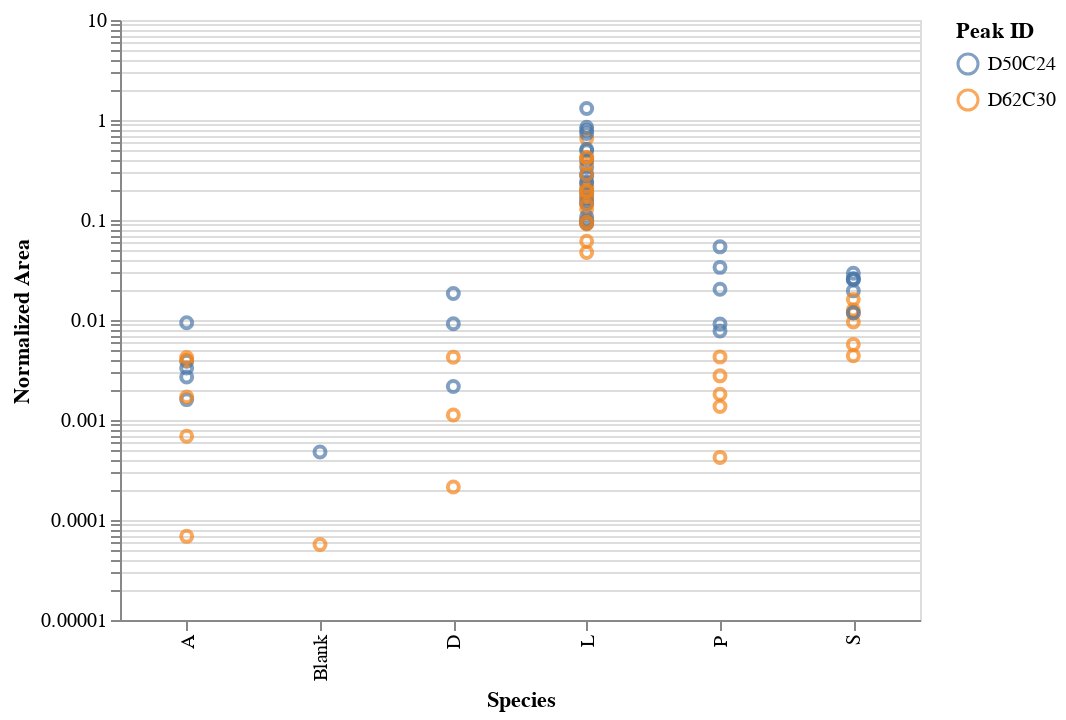

Source (notebook cell):
### Code cell
df_plotting = df.loc[df['Peak ID'] != 'Nonanal']

alt.Chart(df_plotting
    ).mark_point(
    ).encode(
        x='Species:N',
        y=alt.Y('Normalized Area',
                type='quantitative',
                scale=alt.Scale(type='log')),
        color='Peak ID:N')

### Figure 1 — Vega-Lite specification as saved in the notebook (floating-point values rounded to 4 significant figures)
{"$schema": "https://vega.github.io/schema/vega-lite/v3.2.1.json", "config": {"mark": {"tooltip": null}, "view": {"height": 300, "width": 400}}, "data": {"name": "data-2bbd0e69b5981a0bda78a12744737360"}, "datasets": {"data-2bbd0e69b5981a0bda78a12744737360": [{"A/H": 1.12, "Area": 1916533, "Area Percent": 4.37, "End Tm": 9.555, "Height": 1712595, "Height Percent": 6.15, "Normalized Area": 0.2348, "Peak ID": "D50C24", "Ret Time": 9.513, "Species": "L", "Start Tm": 9.48, "WellNumber": 1, "m/z": "TIC"}, {"A/H": 2.37, "Area": 1044390, "Area Percent": 2.38, "End Tm": 12.45, "Height": 440176, "Height Percent": 1.58, "Normalized Area": 0.128, "Peak ID": "D62C30", "Ret Time": 12.38, "Species": "L", "Start Tm": 12.32, "WellNumber": 1, "m/z": "TIC"}, {"A/H": 1.07, "Area": 150151, "Area Percent": 1.91, "End Tm": 9.535, "Height": 139963, "Height Percent": 2.05, "Normalized Area": 0.01955, "Peak ID": "D50C24", "Ret Time": 9.513, "Species": "S", "Start Tm": 9.49, "WellNumber": 1, "m/z": "TIC"}, {"A/H": 2.19, "Area": 33726, "Area Percent": 0.43, "End Tm": 12.42, "Height": 15393, "Height Percent": 0.23, "Normalized Area": 0.004391, "Peak ID": "D62C30", "Ret Time": 12.38, "Species": "S", "Start Tm": 12.36, "WellNumber": 1, "m/z": "TIC"}, {"A/H": 1.09, "Area": 1233745, "Area Percent": 12.39, "End Tm": 9.54, "Height": 1128504, "Height Percent": 13.49, "Normalized Area": 0.1554, "Peak ID": "D50C24", "Ret Time": 9.513, "Species": "L", "Start Tm": 9.49, "WellNumber": 2, "m/z": "TIC"}, {"A/H": 2.16, "Area": 782238, "Area Percent": 7.86, "End Tm": 12.43, "Height": 362567, "Height Percent": 4.33, "Normalized Area": 0.09851, "Peak ID": "D62C30", "Ret Time": 12.38, "Species": "L", "Start Tm": 12.34, "WellNumber": 2, "m/z": "TIC"}, {"A/H": 1.07, "Area": 21249, "Area Percent": 0.27, "End Tm": 9.53, "Height": 19937, "Height Percent": 0.28, "Normalized Area": 0.002696, "Peak ID": "D50C24", "Ret Time": 9.513, "Species": "A", "Start Tm": 9.495, "WellNumber": 2, "m/z": "TIC"}, {"A/H": 0.24, "Area": 541, "Area Percent": 0.01, "End Tm": 12.41, "Height": 2225, "Height Percent": 0.03, "Normalized Area": 6.864e-05, "Peak ID": "D62C30", "Ret Time": 12.37, "Species": "A", "Start Tm": 12.36, "WellNumber": 2, "m/z": "TIC"}, {"A/H": 1.11, "Area": 892299, "Area Percent": 8.95, "End Tm": 9.54, "Height": 802092, "Height Percent": 9.4, "Normalized Area": 0.1074, "Peak ID": "D50C24", "Ret Time": 9.513, "Species": "L", "Start Tm": 9.485, "WellNumber": 3, "m/z": "TIC"}, {"A/H": 2.37, "Area": 771751, "Area Percent": 7.74, "End Tm": 12.44, "Height": 326104, "Height Percent": 3.82, "Normalized Area": 0.09289, "Peak ID": "D62C30", "Ret Time": 12.38, "Species": "L", "Start Tm": 12.33, "WellNumber": 3, "m/z": "TIC"}, {"A/H": 1.81, "Area": 4049, "Area Percent": 0.05, "End Tm": 9.54, "Height": 2237, "Height Percent": 0.03, "Normalized Area": 0.0004788, "Peak ID": "D50C24", "Ret Time": 9.515, "Species": "Blank", "Start Tm": 9.49, "WellNumber": 3, "m/z": "TIC"}, {"A/H": 2.18, "Area": 481, "Area Percent": 0.01, "End Tm": 12.43, "Height": 221, "Height Percent": 0, "Normalized Area": 5.688e-05, "Peak ID": "D62C30", "Ret Time": 12.34, "Species": "Blank", "Start Tm": 12.33, "WellNumber": 3, "m/z": "TIC"}, {"A/H": 1.11, "Area": 4036621, "Area Percent": 28.82, "End Tm": 9.535, "Height": 3636953, "Height Percent": 30.76, "Normalized Area": 0.4921, "Peak ID": "D50C24", "Ret Time": 9.512, "Species": "L", "Start Tm": 9.485, "WellNumber": 4, "m/z": "TIC"}, {"A/H": 2.16, "Area": 1767835, "Area Percent": 12.62, "End Tm": 12.43, "Height": 820213, "Height Percent": 6.94, "Normalized Area": 0.2155, "Peak ID": "D62C30", "Ret Time": 12.38, "Species": "L", "Start Tm": 12.35, "WellNumber": 4, "m/z": "TIC"}, {"A/H": 1.35, "Area": 18176, "Area Percent": 0.22, "End Tm": 9.535, "Height": 13502, "Height Percent": 0.18, "Normalized Area": 0.00216, "Peak ID": "D50C24", "Ret Time": 9.512, "Species": "D", "Start Tm": 9.485, "WellNumber": 4, "m/z": "TIC"}, {"A/H": 0.08, "Area": 1796, "Area Percent": 0.02, "End Tm": 12.43, "Height": 22512, "Height Percent": 0.3, "Normalized Area": 0.0002134, "Peak ID": "D62C30", "Ret Time": 12.36, "Species": "D", "Start Tm": 12.35, "WellNumber": 4, "m/z": "TIC"}, {"A/H": 1.08, "Area": 1412954, "Area Percent": 13.23, "End Tm": 9.535, "Height": 1312825, "Height Percent": 14.39, "Normalized Area": 0.1664, "Peak ID": "D50C24", "Ret Time": 9.512, "Species": "L", "Start Tm": 9.485, "WellNumber": 5, "m/z": "TIC"}, {"A/H": 2.38, "Area": 775425, "Area Percent": 7.26, "End Tm": 12.43, "Height": 325860, "Height Percent": 3.57, "Normalized Area": 0.09135, "Peak ID": "D62C30", "Ret Time": 12.38, "Species": "L", "Start Tm": 12.34, "WellNumber": 5, "m/z": "TIC"}, {"A/H": 1.2, "Area": 31091, "Area Percent": 0.38, "End Tm": 9.535, "Height": 25987, "Height Percent": 0.36, "Normalized Area": 0.003868, "Peak ID": "D50C24", "Ret Time": 9.511, "Species": "A", "Start Tm": 9.485, "WellNumber": 5, "m/z": "TIC"}, {"A/H": 2.58, "Area": 31798, "Area Percent": 0.39, "End Tm": 12.43, "Height": 12337, "Height Percent": 0.17, "Normalized Area": 0.003956, "Peak ID": "D62C30", "Ret Time": 12.38, "Species": "A", "Start Tm": 12.34, "WellNumber": 5, "m/z": "TIC"}, {"A/H": 1.03, "Area": 772905, "Area Percent": 8.08, "End Tm": 9.54, "Height": 752043, "Height Percent": 9.01, "Normalized Area": 0.09334, "Peak ID": "D50C24", "Ret Time": 9.511, "Species": "L", "Start Tm": 9.485, "WellNumber": 6, "m/z": "TIC"}, {"A/H": 2.23, "Area": 507220, "Area Percent": 5.31, "End Tm": 12.43, "Height": 227856, "Height Percent": 2.73, "Normalized Area": 0.06126, "Peak ID": "D62C30", "Ret Time": 12.38, "Species": "L", "Start Tm": 12.34, "WellNumber": 6, "m/z": "TIC"}, {"A/H": 1.2, "Area": 13604, "Area Percent": 0.16, "End Tm": 9.54, "Height": 11335, "Height Percent": 0.15, "Normalized Area": 0.001599, "Peak ID": "D50C24", "Ret Time": 9.51, "Species": "A", "Start Tm": 9.485, "WellNumber": 6, "m/z": "TIC"}, {"A/H": 1.34, "Area": 5861, "Area Percent": 0.07, "End Tm": 12.43, "Height": 4376, "Height Percent": 0.06, "Normalized Area": 0.000689, "Peak ID": "D62C30", "Ret Time": 12.35, "Species": "A", "Start Tm": 12.34, "WellNumber": 6, "m/z": "TIC"}, {"A/H": 1.05, "Area": 1598745, "Area Percent": 14.33, "End Tm": 9.535, "Height": 1529823, "Height Percent": 16.09, "Normalized Area": 0.1837, "Peak ID": "D50C24", "Ret Time": 9.511, "Species": "L", "Start Tm": 9.485, "WellNumber": 7, "m/z": "TIC"}, {"A/H": 2.36, "Area": 855012, "Area Percent": 7.66, "End Tm": 12.43, "Height": 362941, "Height Percent": 3.82, "Normalized Area": 0.09826, "Peak ID": "D62C30", "Ret Time": 12.38, "Species": "L", "Start Tm": 12.34, "WellNumber": 7, "m/z": "TIC"}, {"A/H": 1.07, "Area": 218720, "Area Percent": 2.48, "End Tm": 9.535, "Height": 205111, "Height Percent": 2.64, "Normalized Area": 0.02572, "Peak ID": "D50C24", "Ret Time": 9.511, "Species": "S", "Start Tm": 9.485, "WellNumber": 7, "m/z": "TIC"}, {"A/H": 2.24, "Area": 106974, "Area Percent": 1.21, "End Tm": 12.43, "Height": 47828, "Height Percent": 0.62, "Normalized Area": 0.01258, "Peak ID": "D62C30", "Ret Time": 12.38, "Species": "S", "Start Tm": 12.34, "WellNumber": 7, "m/z": "TIC"}, {"A/H": 1.12, "Area": 2293634, "Area Percent": 19.02, "End Tm": 9.535, "Height": 2041551, "Height Percent": 20.5, "Normalized Area": 0.2751, "Peak ID": "D50C24", "Ret Time": 9.511, "Species": "L", "Start Tm": 9.485, "WellNumber": 8, "m/z": "TIC"}, {"A/H": 2.19, "Area": 1425582, "Area Percent": 11.82, "End Tm": 12.44, "Height": 650950, "Height Percent": 6.54, "Normalized Area": 0.171, "Peak ID": "D62C30", "Ret Time": 12.38, "Species": "L", "Start Tm": 12.34, "WellNumber": 8, "m/z": "TIC"}, {"A/H": 1.06, "Area": 216962, "Area Percent": 2.5, "End Tm": 9.535, "Height": 205607, "Height Percent": 2.61, "Normalized Area": 0.02586, "Peak ID": "D50C24", "Ret Time": 9.511, "Species": "S", "Start Tm": 9.485, "WellNumber": 8, "m/z": "TIC"}, {"A/H": 2.38, "Area": 79988, "Area Percent": 0.92, "End Tm": 12.43, "Height": 33546, "Height Percent": 0.43, "Normalized Area": 0.009535, "Peak ID": "D62C30", "Ret Time": 12.38, "Species": "S", "Start Tm": 12.34, "WellNumber": 8, "m/z": "TIC"}, {"A/H": 1.08, "Area": 2593163, "Area Percent": 20.05, "End Tm": 9.53, "Height": 2406119, "Height Percent": 22.14, "Normalized Area": 0.2875, "Peak ID": "D50C24", "Ret Time": 9.511, "Species": "L", "Start Tm": 9.49, "WellNumber": 9, "m/z": "TIC"}, {"A/H": 2.15, "Area": 1321898, "Area Percent": 10.22, "End Tm": 12.43, "Height": 614587, "Height Percent": 5.66, "Normalized Area": 0.1466, "Peak ID": "D62C30", "Ret Time": 12.38, "Species": "L", "Start Tm": 12.34, "WellNumber": 9, "m/z": "TIC"}, {"A/H": 1.05, "Area": 65521, "Area Percent": 0.77, "End Tm": 9.53, "Height": 62199, "Height Percent": 0.8, "Normalized Area": 0.007753, "Peak ID": "D50C24", "Ret Time": 9.511, "Species": "P", "Start Tm": 9.49, "WellNumber": 9, "m/z": "TIC"}, {"A/H": 0.52, "Area": 3572, "Area Percent": 0.04, "End Tm": 12.43, "Height": 6853, "Height Percent": 0.09, "Normalized Area": 0.0004227, "Peak ID": "D62C30", "Ret Time": 12.41, "Species": "P", "Start Tm": 12.33, "WellNumber": 9, "m/z": "TIC"}, {"A/H": 1.11, "Area": 1295949, "Area Percent": 11.81, "End Tm": 9.54, "Height": 1170878, "Height Percent": 12.79, "Normalized Area": 0.1466, "Peak ID": "D50C24", "Ret Time": 9.512, "Species": "L", "Start Tm": 9.485, "WellNumber": 10, "m/z": "TIC"}, {"A/H": 2.49, "Area": 841175, "Area Percent": 7.66, "End Tm": 12.44, "Height": 337479, "Height Percent": 3.69, "Normalized Area": 0.09516, "Peak ID": "D62C30", "Ret Time": 12.38, "Species": "L", "Start Tm": 12.34, "WellNumber": 10, "m/z": "TIC"}, {"A/H": 1.08, "Area": 214131, "Area Percent": 2.44, "End Tm": 9.535, "Height": 198811, "Height Percent": 2.5, "Normalized Area": 0.02525, "Peak ID": "D50C24", "Ret Time": 9.511, "Species": "S", "Start Tm": 9.485, "WellNumber": 10, "m/z": "TIC"}, {"A/H": 2.58, "Area": 99280, "Area Percent": 1.13, "End Tm": 12.42, "Height": 38437, "Height Percent": 0.48, "Normalized Area": 0.01171, "Peak ID": "D62C30", "Ret Time": 12.38, "Species": "S", "Start Tm": 12.34, "WellNumber": 10, "m/z": "TIC"}, {"A/H": 1.15, "Area": 2077505, "Area Percent": 17.34, "End Tm": 9.53, "Height": 1812120, "Height Percent": 17.64, "Normalized Area": 0.2399, "Peak ID": "D50C24", "Ret Time": 9.508, "Species": "L", "Start Tm": 9.48, "WellNumber": 11, "m/z": "TIC"}, {"A/H": 2.25, "Area": 1242739, "Area Percent": 10.37, "End Tm": 12.41, "Height": 551589, "Height Percent": 5.37, "Normalized Area": 0.1435, "Peak ID": "D62C30", "Ret Time": 12.37, "Species": "L", "Start Tm": 12.33, "WellNumber": 11, "m/z": "TIC"}, {"A/H": 1.14, "Area": 75607, "Area Percent": 0.91, "End Tm": 9.54, "Height": 66548, "Height Percent": 0.87, "Normalized Area": 0.009177, "Peak ID": "D50C24", "Ret Time": 9.511, "Species": "D", "Start Tm": 9.49, "WellNumber": 11, "m/z": "TIC"}, {"A/H": 0.23, "Area": 9227, "Area Percent": 0.11, "End Tm": 12.41, "Height": 40882, "Height Percent": 0.53, "Normalized Area": 0.00112, "Peak ID": "D62C30", "Ret Time": 12.36, "Species": "D", "Start Tm": 12.35, "WellNumber": 11, "m/z": "TIC"}, {"A/H": 1.05, "Area": 920489, "Area Percent": 8.54, "End Tm": 9.535, "Height": 879016, "Height Percent": 9.57, "Normalized Area": 0.09786, "Peak ID": "D50C24", "Ret Time": 9.51, "Species": "L", "Start Tm": 9.485, "WellNumber": 12, "m/z": "TIC"}, {"A/H": 2.2, "Area": 445349, "Area Percent": 4.13, "End Tm": 12.42, "Height": 202331, "Height Percent": 2.2, "Normalized Area": 0.04735, "Peak ID": "D62C30", "Ret Time": 12.37, "Species": "L", "Start Tm": 12.34, "WellNumber": 12, "m/z": "TIC"}, {"A/H": 1.11, "Area": 290412, "Area Percent": 3.24, "End Tm": 9.535, "Height": 262794, "Height Percent": 3.16, "Normalized Area": 0.0336, "Peak ID": "D50C24", "Ret Time": 9.512, "Species": "P", "Start Tm": 9.49, "WellNumber": 12, "m/z": "TIC"}, {"A/H": 1.96, "Area": 36964, "Area Percent": 0.41, "End Tm": 12.41, "Height": 18825, "Height Percent": 0.23, "Normalized Area": 0.004277, "Peak ID": "D62C30", "Ret Time": 12.38, "Species": "P", "Start Tm": 12.35, "WellNumber": 12, "m/z": "TIC"}, {"A/H": 1.06, "Area": 1751985, "Area Percent": 15.26, "End Tm": 9.535, "Height": 1655653, "Height Percent": 16.75, "Normalized Area": 0.1971, "Peak ID": "D50C24", "Ret Time": 9.511, "Species": "L", "Start Tm": 9.485, "WellNumber": 13, "m/z": "TIC"}, {"A/H": 2.21, "Area": 844053, "Area Percent": 7.35, "End Tm": 12.43, "Height": 381598, "Height Percent": 3.86, "Normalized Area": 0.09497, "Peak ID": "D62C30", "Ret Time": 12.38, "Species": "L", "Start Tm": 12.34, "WellNumber": 13, "m/z": "TIC"}, {"A/H": 1.02, "Area": 32533, "Area Percent": 0.33, "End Tm": 9.53, "Height": 32000, "Height Percent": 0.37, "Normalized Area": 0.003312, "Peak ID": "D50C24", "Ret Time": 9.512, "Species": "A", "Start Tm": 9.495, "WellNumber": 13, "m/z": "TIC"}, {"A/H": 2.44, "Area": 16735, "Area Percent": 0.17, "End Tm": 12.43, "Height": 6851, "Height Percent": 0.08, "Normalized Area": 0.001704, "Peak ID": "D62C30", "Ret Time": 12.35, "Species": "A", "Start Tm": 12.35, "WellNumber": 13, "m/z": "TIC"}, {"A/H": 1.04, "Area": 1308847, "Area Percent": 21.98, "End Tm": 9.535, "Height": 1254025, "Height Percent": 23.66, "Normalized Area": 0.3375, "Peak ID": "D50C24", "Ret Time": 9.511, "Species": "L", "Start Tm": 9.485, "WellNumber": 14, "m/z": "TIC"}, {"A/H": 2.04, "Area": 767833, "Area Percent": 12.89, "End Tm": 12.42, "Height": 375527, "Height Percent": 7.09, "Normalized Area": 0.198, "Peak ID": "D62C30", "Ret Time": 12.38, "Species": "L", "Start Tm": 12.34, "WellNumber": 14, "m/z": "TIC"}, {"A/H": 1.02, "Area": 110204, "Area Percent": 2.81, "End Tm": 9.53, "Height": 107740, "Height Percent": 2.76, "Normalized Area": 0.02939, "Peak ID": "D50C24", "Ret Time": 9.51, "Species": "S", "Start Tm": 9.49, "WellNumber": 14, "m/z": "TIC"}, {"A/H": 2.4, "Area": 60316, "Area Percent": 1.54, "End Tm": 12.42, "Height": 25120, "Height Percent": 0.64, "Normalized Area": 0.01608, "Peak ID": "D62C30", "Ret Time": 12.38, "Species": "S", "Start Tm": 12.35, "WellNumber": 14, "m/z": "TIC"}, {"A/H": 1.09, "Area": 3387560, "Area Percent": 36.71, "End Tm": 9.535, "Height": 3119623, "Height Percent": 39.01, "Normalized Area": 0.7919, "Peak ID": "D50C24", "Ret Time": 9.51, "Species": "L", "Start Tm": 9.485, "WellNumber": 15, "m/z": "TIC"}, {"A/H": 2.3, "Area": 1562335, "Area Percent": 16.93, "End Tm": 12.43, "Height": 678638, "Height Percent": 8.49, "Normalized Area": 0.3652, "Peak ID": "D62C30", "Ret Time": 12.38, "Species": "L", "Start Tm": 12.34, "WellNumber": 15, "m/z": "TIC"}, {"A/H": 0.99, "Area": 39705, "Area Percent": 0.9, "End Tm": 9.525, "Height": 40224, "Height Percent": 0.94, "Normalized Area": 0.009113, "Peak ID": "D50C24", "Ret Time": 9.509, "Species": "P", "Start Tm": 9.49, "WellNumber": 15, "m/z": "TIC"}, {"A/H": 1.04, "Area": 7868, "Area Percent": 0.18, "End Tm": 12.43, "Height": 7555, "Height Percent": 0.18, "Normalized Area": 0.001806, "Peak ID": "D62C30", "Ret Time": 12.42, "Species": "P", "Start Tm": 12.34, "WellNumber": 15, "m/z": "TIC"}, {"A/H": 1.1, "Area": 5564006, "Area Percent": 44.06, "End Tm": 9.535, "Height": 5046029, "Height Percent": 49.61, "Normalized Area": 1.303, "Peak ID": "D50C24", "Ret Time": 9.51, "Species": "L", "Start Tm": 9.485, "WellNumber": 16, "m/z": "TIC"}, {"A/H": 2.2, "Area": 2792579, "Area Percent": 22.11, "End Tm": 12.43, "Height": 1268097, "Height Percent": 12.47, "Normalized Area": 0.6538, "Peak ID": "D62C30", "Ret Time": 12.38, "Species": "L", "Start Tm": 12.34, "WellNumber": 16, "m/z": "TIC"}, {"A/H": 1.08, "Area": 252705, "Area Percent": 5.1, "End Tm": 9.53, "Height": 233387, "Height Percent": 4.86, "Normalized Area": 0.0539, "Peak ID": "D50C24", "Ret Time": 9.509, "Species": "P", "Start Tm": 9.485, "WellNumber": 16, "m/z": "TIC"}, {"A/H": 1.34, "Area": 12960, "Area Percent": 0.26, "End Tm": 12.41, "Height": 9704, "Height Percent": 0.2, "Normalized Area": 0.002764, "Peak ID": "D62C30", "Ret Time": 12.38, "Species": "P", "Start Tm": 12.34, "WellNumber": 16, "m/z": "TIC"}, {"A/H": 1.03, "Area": 1869274, "Area Percent": 25.18, "End Tm": 9.535, "Height": 1817486, "Height Percent": 27.71, "Normalized Area": 0.4009, "Peak ID": "D50C24", "Ret Time": 9.509, "Species": "L", "Start Tm": 9.485, "WellNumber": 17, "m/z": "TIC"}, {"A/H": 2.24, "Area": 891872, "Area Percent": 12.01, "End Tm": 12.42, "Height": 398857, "Height Percent": 6.08, "Normalized Area": 0.1913, "Peak ID": "D62C30", "Ret Time": 12.37, "Species": "L", "Start Tm": 12.34, "WellNumber": 17, "m/z": "TIC"}, {"A/H": 1.06, "Area": 47565, "Area Percent": 1.16, "End Tm": 9.53, "Height": 44728, "Height Percent": 1.14, "Normalized Area": 0.0118, "Peak ID": "D50C24", "Ret Time": 9.509, "Species": "S", "Start Tm": 9.49, "WellNumber": 17, "m/z": "TIC"}, {"A/H": 2.89, "Area": 22969, "Area Percent": 0.56, "End Tm": 12.42, "Height": 7948, "Height Percent": 0.2, "Normalized Area": 0.0057, "Peak ID": "D62C30", "Ret Time": 12.37, "Species": "S", "Start Tm": 12.33, "WellNumber": 17, "m/z": "TIC"}, {"A/H": 1.1, "Area": 3865805, "Area Percent": 37.36, "End Tm": 9.535, "Height": 3513602, "Height Percent": 40.82, "Normalized Area": 0.846, "Peak ID": "D50C24", "Ret Time": 9.509, "Species": "L", "Start Tm": 9.485, "WellNumber": 18, "m/z": "TIC"}, {"A/H": 2.15, "Area": 1912202, "Area Percent": 18.48, "End Tm": 12.43, "Height": 891085, "Height Percent": 10.35, "Normalized Area": 0.4185, "Peak ID": "D62C30", "Ret Time": 12.37, "Species": "L", "Start Tm": 12.32, "WellNumber": 18, "m/z": "TIC"}, {"A/H": 1.05, "Area": 95372, "Area Percent": 1.99, "End Tm": 9.53, "Height": 91085, "Height Percent": 2.01, "Normalized Area": 0.02029, "Peak ID": "D50C24", "Ret Time": 9.509, "Species": "P", "Start Tm": 9.49, "WellNumber": 18, "m/z": "TIC"}, {"A/H": 0.29, "Area": 6413, "Area Percent": 0.13, "End Tm": 12.4, "Height": 22107, "Height Percent": 0.49, "Normalized Area": 0.001365, "Peak ID": "D62C30", "Ret Time": 12.4, "Species": "P", "Start Tm": 12.32, "WellNumber": 18, "m/z": "TIC"}, {"A/H": 1.12, "Area": 1933942, "Area Percent": 28.41, "End Tm": 9.535, "Height": 1722121, "Height Percent": 28.55, "Normalized Area": 0.5102, "Peak ID": "D50C24", "Ret Time": 9.507, "Species": "L", "Start Tm": 9.485, "WellNumber": 19, "m/z": "TIC"}, {"A/H": 2.17, "Area": 1083432, "Area Percent": 15.91, "End Tm": 12.42, "Height": 498247, "Height Percent": 8.26, "Normalized Area": 0.2858, "Peak ID": "D62C30", "Ret Time": 12.37, "Species": "L", "Start Tm": 12.33, "WellNumber": 19, "m/z": "TIC"}, {"A/H": 1.06, "Area": 38821, "Area Percent": 0.92, "End Tm": 9.525, "Height": 36751, "Height Percent": 0.89, "Normalized Area": 0.009371, "Peak ID": "D50C24", "Ret Time": 9.507, "Species": "A", "Start Tm": 9.49, "WellNumber": 19, "m/z": "TIC"}, {"A/H": 2.64, "Area": 17442, "Area Percent": 0.42, "End Tm": 12.42, "Height": 6607, "Height Percent": 0.16, "Normalized Area": 0.00421, "Peak ID": "D62C30", "Ret Time": 12.37, "Species": "A", "Start Tm": 12.34, "WellNumber": 19, "m/z": "TIC"}, {"A/H": 1.05, "Area": 2763362, "Area Percent": 34.04, "End Tm": 9.53, "Height": 2636982, "Height Percent": 38.22, "Normalized Area": 0.7334, "Peak ID": "D50C24", "Ret Time": 9.506, "Species": "L", "Start Tm": 9.485, "WellNumber": 20, "m/z": "TIC"}, {"A/H": 2.29, "Area": 1587954, "Area Percent": 19.56, "End Tm": 12.43, "Height": 691987, "Height Percent": 10.03, "Normalized Area": 0.4215, "Peak ID": "D62C30", "Ret Time": 12.37, "Species": "L", "Start Tm": 12.32, "WellNumber": 20, "m/z": "TIC"}, {"A/H": 1.07, "Area": 68245, "Area Percent": 1.8, "End Tm": 9.53, "Height": 64041, "Height Percent": 1.79, "Normalized Area": 0.01841, "Peak ID": "D50C24", "Ret Time": 9.508, "Species": "D", "Start Tm": 9.49, "WellNumber": 20, "m/z": "TIC"}, {"A/H": 1.83, "Area": 15754, "Area Percent": 0.42, "End Tm": 12.42, "Height": 8586, "Height Percent": 0.24, "Normalized Area": 0.00425, "Peak ID": "D62C30", "Ret Time": 12.36, "Species": "D", "Start Tm": 12.35, "WellNumber": 20, "m/z": "TIC"}]}, "encoding": {"color": {"field": "Peak ID", "type": "nominal"}, "x": {"field": "Species", "type": "nominal"}, "y": {"field": "Normalized Area", "scale": {"type": "log"}, "type": "quantitative"}}, "mark": "point"}
